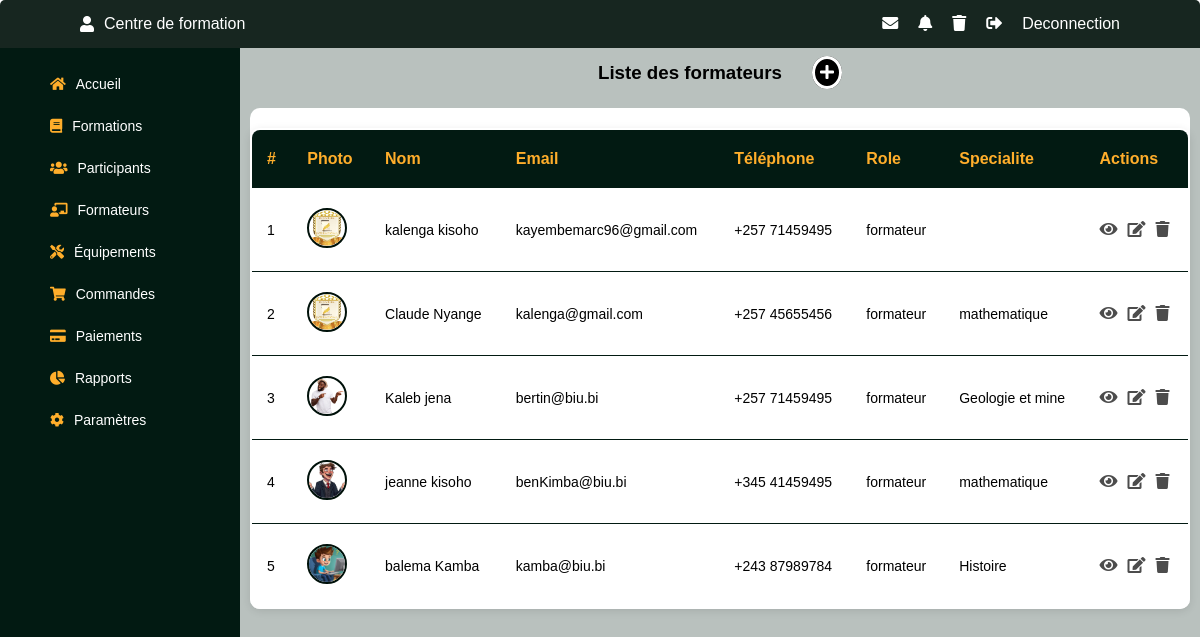
Page /Admin/liste_formateur.php on the committed database.
### tables this page shows
CREATE TABLE IF NOT EXISTS `utilisateurs` (
  `id_utilisateur` int NOT NULL AUTO_INCREMENT,
  `nom` varchar(100) NOT NULL,
  `prenom` varchar(100) DEFAULT NULL,
  `email` varchar(150) NOT NULL,
  `mot_de_passe` varchar(255) NOT NULL,
  `telephone` varchar(20) DEFAULT NULL,
  `role` enum('admin','formateur','etudiant','client') DEFAULT 'client',
  `date_creation` timestamp NULL DEFAULT CURRENT_TIMESTAMP,
  `description` text NOT NULL,
  `photo` text NOT NULL,
  `specialite` varchar(50) NOT NULL,
  PRIMARY KEY (`id_utilisateur`),
  UNIQUE KEY `email` (`email`)
);

### modele/utilisateur.php (called while the page is built, shortened)
<?php
include_once('base.php');
class Utilisateur {
    private $id;
    private $nom;
    private $prenom;
    private $email;
    private $telephone;
    private $role;
    private $photo;
    private $specialite;
    public function __construct(
        $id,
        $nom,
        $prenom,
        $email,
        $mot_de_passe,
        $telephone,
        $role,
        $description,
        $date_creation,
        $photo,
        $specialite = '')
        {
        $this->id = $id;
        $this->nom = $nom;
        $this->prenom = $prenom;
        $this->email = $email;
        $this->telephone = $telephone;
        $this->role = $role;
        $this->specialite = $specialite;
        $this->photo = $photo;
    }
    public function getId() { return $this->id; }
    public function getNom() { return $this->nom; }
    public function getPrenom() { return $this->prenom; }
    public function getEmail() { return $this->email; }
    public function getRole() { return $this->role; }
    public function getSpecialite() { return $this->specialite; }
    public function getTelephone() { return $this->telephone; }
    public function getPhoto() { return $this->photo; }
}
class RequeteUtilisateur {
    private $crud;
    public function __construct() {
        $pdo = new Database();
        $this->crud = $pdo->getConnection();
    }
    public function getUtilisateursByRole(string $role): array {
    $sql = "SELECT * FROM utilisateurs WHERE role = ?";
    $stmt = $this->crud->prepare($sql);
    $stmt->execute([$role]);
    $rows = $stmt->fetchAll(PDO::FETCH_ASSOC);
    $utilisateurs = [];
    foreach ($rows as $row) {
        $utilisateurs[] = new Utilisateur(
            $row['id_utilisateur'],
            $row['nom'],
            $row['prenom'],
            $row['email'],
            $row['mot_de_passe'],
            $row['telephone'],
            $row['role'],
            $row['description'],
            $row['date_creation'],
            $row['photo'],
            $row['specialite']
        );
    }
    return $utilisateurs;
}
}
?>

### modele/base.php (called while the page is built, shortened)
<?php
class Database {
    private static string $host = "localhost";
    private static string $dbname = "josnet";
    private static string $username = "root";
    private static string $password = "";
    private static ?PDO $conn = null;
    public static function getConnection(): PDO {
        if (self::$conn === null) {
            try {
                self::$conn = new PDO(
                    "mysql:host=" . self::$host . ";dbname=" . self::$dbname . ";charset=utf8",
                    self::$username,
                    self::$password
                );
                self::$conn->setAttribute(PDO::ATTR_ERRMODE, PDO::ERRMODE_EXCEPTION);
                self::$conn->setAttribute(PDO::ATTR_DEFAULT_FETCH_MODE, PDO::FETCH_ASSOC);
            } catch (PDOException $e) {
                die("❌ Erreur de connexion à la base de données : " . $e->getMessage());
            }
        }
        return self::$conn;
    }
}
?>

### controle/controleur_utilisateur.php (called while the page is built, shortened)
<?php
include_once("../modele/utilisateur.php");
class UtilisateurController {
    private $requeteUtilisateur;
    public function __construct() {
        $this->requeteUtilisateur = new RequeteUtilisateur();
    }
    public function getUtilisateursByRole(string $role): array {
        try {
            $utilisateurs = $this->requeteUtilisateur->getUtilisateursByRole($role);
            return ['success' => true, 'data' => $utilisateurs, 'count' => count($utilisateurs)];
        } catch (Exception $e) {
            return ['success' => false, 'message' => 'Erreur: ' . $e->getMessage()];
        }
    }
}
?>

### Admin/liste_formateur.php (the view, shortened to what this page needs)
<!DOCTYPE html>
<html lang="en">
<head>
    <link rel="stylesheet" href="../vue/font-awesome/css/all.min.css">
    <link rel="stylesheet" href="../vue/styles/stylemenu.css">
</head>
<body>
    <div class="header_dash">
        <div class="cont_dash">
             <?php include_once('header.php');?>
            <div class="ail_fle">
                 <?php include_once('menu.php');?>
                <div class="dashcontainu">
                    <div class="tabl_contnu">
                        <div class="titre_formation">
                            <h3>Liste des formateurs</h3>
                            <div class="ajouter" data-tooltip="ajouter un formateur"><a href="../Admin/AjoutFormateur.php"><i class="fas fa-plus"></i></a></div>
                        </div>
                        <?php
                    include_once('../controle/controleur_utilisateur.php');
                    $utilisateurCtrl = new UtilisateurController();
                    $usersData = $utilisateurCtrl->getUtilisateursByRole('formateur');
                    ?>
                    <div class="principal">
                        <table>
                            <thead>
                                <tr>
                                    <th>#</th>
                                    <th>Photo</th>
                                    <th>Nom</th>
                                    <th>Email</th>
                                    <th>Téléphone</th>
                                    <th>Role</th>
                                    <th>Specialite</th>
                                    <th>Actions</th>
                                </tr>
                            </thead>
                            <tbody>
                                <?php if($usersData['success'] && count($usersData['data']) > 0): ?>
                                    <?php foreach($usersData['data'] as $index => $user): ?>
                                        <tr>
                                            <td><?= $index + 1 ?></td>
                                            <td>
                                            <img src="<?=!empty($user->getPhoto()) ? '../controle/'.$user->getPhoto() : 'profil.jpg' ?>"
                                                    alt="profil"
                                                    style="width:40px; height:40px; border-radius:50%; object-fit:cover; border:2px solid #00110a;">
                                            </td>
                                            <td><?= htmlspecialchars($user->getNom() . ' ' . $user->getPrenom()) ?></td>
                                            <td><?= htmlspecialchars($user->getEmail()) ?></td>
                                            <td><?= htmlspecialchars($user->getTelephone()) ?></td>
                                            <td><?= htmlspecialchars($user->getRole()) ?></td>
                                            <td><?= htmlspecialchars($user->getSpecialite()) ?></td>
                                            <td>
                                                <div class="icons_actuality">
                                                    <a href="voir.php?id=<?= $user->getId() ?>"><div class="voir" data-tooltip="Voir"><i class="fas fa-eye"></i></div></a>
                                                    <a href="modifier.php?id=<?= $user->getId() ?>"><div class="modifier" data-tooltip="Modifier"><i class="fas fa-edit"></i></div></a>
                                                    <a href="supprimer.php?id=<?= $user->getId() ?>" onclick="return confirm('Voulez-vous vraiment supprimer cet utilisateur ?')">
                                                        <div class="supprimer_" data-tooltip="Supprimer"><i class="fas fa-trash"></i></div>
                                                    </a>
                                                </div>
                                            </td>
                                        </tr>
                                    <?php endforeach; ?>
                                <?php else: ?>
                                    <tr>
                                        <td colspan="7" style="text-align:center;">Aucun utilisateur trouvé</td>
                                    </tr>
                                <?php endif; ?>
                            </tbody>
                        </table>
                    </div>
                    </div>
                </div>
            </div>
        </div>
    </div>
</body>
</html>

### vue/styles/stylemenu.css (style rules this page uses)
* { margin: 0; padding: 0; box-sizing: border-box; font-family: sans-serif; }
.principal { display: flex; flex-direction: column; background-color:white; flex: 1; margin: 10px; height:auto; border-radius: 10px; color: black; gap: 0px; }
table { border-collapse: collapse; width: 100%; background: white; border-radius: 10px; overflow: hidden; box-shadow: 0 2px 8px rgba(0,0,0,0.1); }
th, td { padding: 20px 15px; text-align: left; }
th { background: #f0f2f5; font-weight: bold; }
tr:not(:last-child) { border-bottom: 1px solid #e5e5e5; }
td { font-size: 14px; }
.principal { display: flex; flex-direction: column; background-color:white; flex: 1; margin: 10px; height:auto; border-radius: 10px; gap: 0px; }

### Admin/liste_formateur.php (style rules this page uses)
.header_dash { width: 100%; height: 100%; display: flex; align-items: center; justify-content: center; overflow: hidden; }
.cont_dash { width: 100%; height: 100vh; background-color: #00110a; border-radius: 5px; }
.ail_fle { width: 100%; height: 100%; display: flex; justify-content: space-between; }
.dashcontainu { width: 80%; height: 94%; background-color: #b9c1be; display: flex; align-items: center; justify-content: center; }
.tabl_contnu { width: 100%; height: 100%; background-color: #b9c1be; color: black; overflow: scroll; text-align:center; }
tr:nth-child(2) { padding:10px; }
table .icons_actuality { color:gold; display:flex; gap:10px; font-size:16px; }
table .icons_actuality a i { color:rgba(0,0,0,0.7); }
.voir { position: relative; }
.modifier { position: relative; }
.supprimer_ { position: relative; }
.ajouter { position: relative; }
.ajouter a { padding:5px; background:black; border-radius:50%; position:abso lute; top:30px; color:white; text-align:center; border:3px solid white; }
.titre_formation { width: 100%; height:50px; gap:30px; display:flex; align-items:center; justify-content:center; position:fix ed; }
table { border:2px solid red; margin-top:20px; border-collapse: collapse; width: 100%; background: white; overflow: hidden; box-shadow: 0 2px 8px rgba(0,0,0,0.1); }
th, td { padding: 20px 15px; text-align: left; }
th { background: #021a12; font-weight: bold; color: #ffae2b; }
tr:not(:last-child) { border-bottom: 1px solid #021a12; }
td { font-size: 14px; }

### rows in the picture
utilisateurs: photo (picture), $user->getNom() . ' ' . $user->getPrenom() "kalenga kisoho", email "kayembemarc96@gmail.com", telephone "+257 71459495", role "formateur"
utilisateurs: photo (picture), $user->getNom() . ' ' . $user->getPrenom() "Claude Nyange", email "kalenga@gmail.com", telephone "+257 45655456", role "formateur", specialite "mathematique"
utilisateurs: photo (picture), $user->getNom() . ' ' . $user->getPrenom() "Kaleb jena", email "bertin@biu.bi", telephone "+257 71459495", role "formateur", specialite "Geologie et mine"
utilisateurs: photo (picture), $user->getNom() . ' ' . $user->getPrenom() "jeanne kisoho", email "benKimba@biu.bi", telephone "+345 41459495", role "formateur", specialite "mathematique"
utilisateurs: photo (picture), $user->getNom() . ' ' . $user->getPrenom() "balema Kamba", email "kamba@biu.bi", telephone "+243 87989784", role "formateur", specialite "Histoire"
